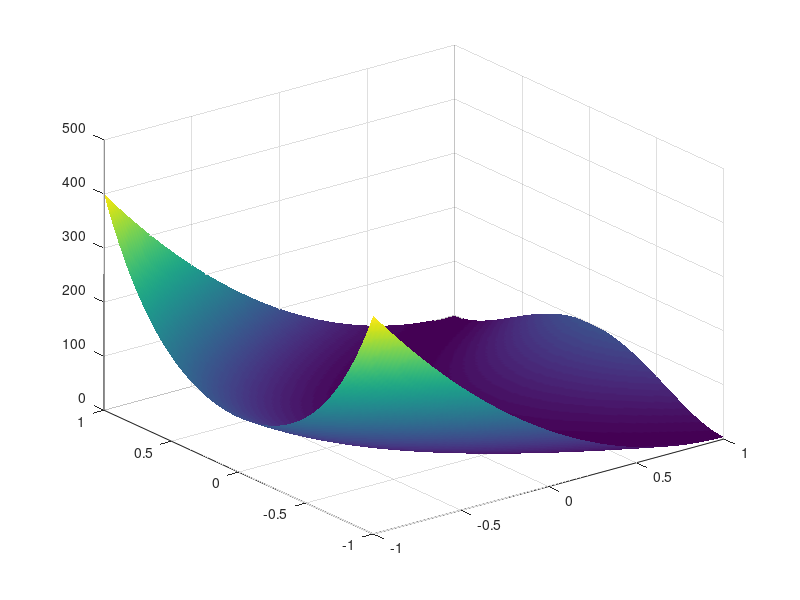

The MATLAB source for this figure: (Note: this script raises an error after producing the figure.)
clear all, close all
f = @(x) (1-x(2)).^2 + 100*(x(1)-x(2).^2).^2;
%grad = @(x) [200*(x(1)-x(2).^2), 2*x(2)-2-400*(x(1)-x(2).^2).*x(2)];
grad = @(x) gradiente(f,x);
%f = @(x) (x(1)-x(2)).^4+2*x(1).^2+x(2).^2-x(1)+2*x(2);
%grad = @(x) [4*(x(1)-x(2)).^3+4*x(1)-1 , -4*(x(1)-x(2)).^3+2*x(2)+2];
x = [0;0];
puntox = x(1);
puntoy = x(2);
n = 1;

X = -1:0.01:1;
[XX,YY] = meshgrid(X,X);
Z = (1-YY).^2 + 100*(XX-YY.^2).^2;
%Z = (XX-YY).^4 + 2*XX.^2+YY.^2-XX+2*YY;
surf(XX,YY,Z)
shading('INTERP')

hold on

while norm(grad(x)) > 0.001 && n < 1000
    d = -grad(x)';
    phi = @(t) f(x + t*d);
    t = fminbnd(phi,0,10);
    x = x + t * d;
    %puntox = [puntox x(1)];
    %puntoy = [puntoy x(2)];
    plot3(x(1),x(2),f(x),'r.-','Markersize',10)
    n = n+1;
end

%plot3(puntox, puntoy,f(punto))
